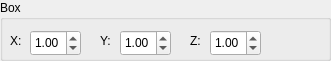
      <widget class="QGroupBox" name="groupBox_box_col">
       <property name="geometry">
        <rect>
         <x>30</x>
         <y>410</y>
         <width>331</width>
         <height>61</height>
        </rect>
       </property>
       <property name="title">
        <string>Box</string>
       </property>
       <widget class="QDoubleSpinBox" name="box_x_col">
        <property name="geometry">
         <rect>
          <x>30</x>
          <y>30</y>
          <width>51</width>
          <height>26</height>
         </rect>
        </property>
        <property name="value">
         <double>1.000000000000000</double>
        </property>
       </widget>
       <widget class="QDoubleSpinBox" name="box_y_col">
        <property name="geometry">
         <rect>
          <x>120</x>
          <y>30</y>
          <width>51</width>
          <height>26</height>
         </rect>
        </property>
        <property name="value">
         <double>1.000000000000000</double>
        </property>
       </widget>
       <widget class="QDoubleSpinBox" name="box_z_col">
        <property name="geometry">
         <rect>
          <x>210</x>
          <y>30</y>
          <width>51</width>
          <height>26</height>
         </rect>
        </property>
        <property name="value">
         <double>1.000000000000000</double>
        </property>
       </widget>
       <widget class="QLabel" name="label_522">
        <property name="geometry">
         <rect>
          <x>190</x>
          <y>30</y>
          <width>21</width>
          <height>21</height>
         </rect>
        </property>
        <property name="text">
         <string>Z:</string>
        </property>
       </widget>
       <widget class="QLabel" name="label_523">
        <property name="geometry">
         <rect>
          <x>10</x>
          <y>30</y>
          <width>21</width>
          <height>21</height>
         </rect>
        </property>
        <property name="text">
         <string>X:</string>
        </property>
       </widget>
       <widget class="QLabel" name="label_524">
        <property name="geometry">
         <rect>
          <x>100</x>
          <y>30</y>
          <width>21</width>
          <height>21</height>
         </rect>
        </property>
        <property name="text">
         <string>Y:</string>
        </property>
       </widget>
      </widget>
